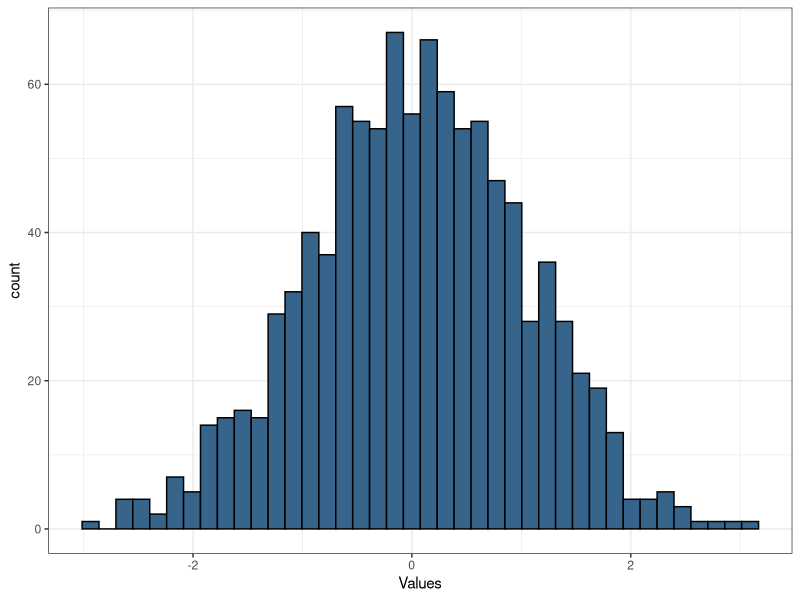

The R script that drew this image:
## ---- chunk 1
library(tidyverse)
sample <- c(1, 4, 5, 10, 10)

sd(sample)
var(sample)
IQR(sample)
range <- range(sample)

data_range <- range[2] - range[1]
## ---- chunk 2

normalvec <- rnorm(1000)

ggplot(mapping = aes(normalvec))+
  geom_histogram(color = "black", fill = "steelblue4", bins = 40)+
  # geom_vline(xintercept = mean(normalvec), color = 'black')+
  # geom_vline(xintercept = median(normalvec), color = 'red')+
  xlab("Values")+
  ylab("count")+
  theme_bw()

